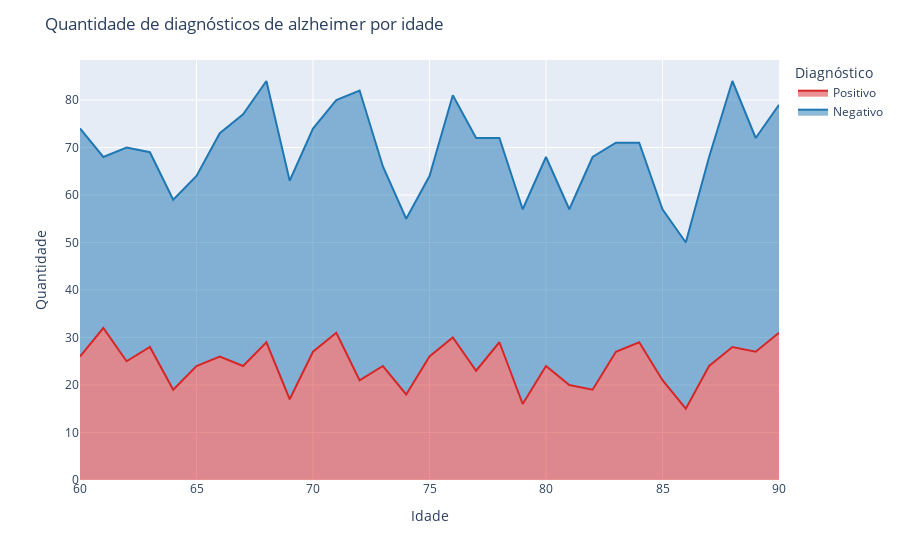

Notebook cell for this chart:
### Code cell
df2 = df.groupby(['Age', 'Diagnosis']).size().reset_index().replace(
    {"Diagnosis": {0: "Negativo", 1: "Positivo"}}
).rename(columns={0: "Quantidade"})
fig = px.area(
    df2,
    x="Age", 
    y="Quantidade", 
    color="Diagnosis",
    category_orders={"Diagnosis": ["Positivo", "Negativo"]},
    labels={"Diagnosis": "Diagnóstico"},
    color_discrete_sequence=["#d62728", "#1f77b4"],
)
fig.update_layout(
    xaxis_title="Idade",
    title="Quantidade de diagnósticos de alzheimer por idade",
    hovermode="x"
)
fig.show()

### Figure 1 — Plotly figure (JSON) as saved in the notebook; plotly's stock layout.template omitted (floating-point values rounded to 4 significant figures)
{"data": [{"fillpattern": {"shape": ""}, "hovertemplate": "Diagnóstico=Positivo<br>Age=%{x}<br>Quantidade=%{y}<extra></extra>", "legendgroup": "Positivo", "line": {"color": "#d62728"}, "marker": {"symbol": "circle"}, "mode": "lines", "name": "Positivo", "orientation": "v", "showlegend": true, "stackgroup": "1", "type": "scatter", "x": [60, 61, 62, 63, 64, 65, 66, 67, 68, 69, 70, 71, 72, 73, 74, 75, 76, 77, 78, 79, 80, 81, 82, 83, 84, 85, 86, 87, 88, 89, 90], "xaxis": "x", "y": [26, 32, 25, 28, 19, 24, 26, 24, 29, 17, 27, 31, 21, 24, 18, 26, 30, 23, 29, 16, 24, 20, 19, 27, 29, 21, 15, 24, 28, 27, 31], "yaxis": "y"}, {"fillpattern": {"shape": ""}, "hovertemplate": "Diagnóstico=Negativo<br>Age=%{x}<br>Quantidade=%{y}<extra></extra>", "legendgroup": "Negativo", "line": {"color": "#1f77b4"}, "marker": {"symbol": "circle"}, "mode": "lines", "name": "Negativo", "orientation": "v", "showlegend": true, "stackgroup": "1", "type": "scatter", "x": [60, 61, 62, 63, 64, 65, 66, 67, 68, 69, 70, 71, 72, 73, 74, 75, 76, 77, 78, 79, 80, 81, 82, 83, 84, 85, 86, 87, 88, 89, 90], "xaxis": "x", "y": [48, 36, 45, 41, 40, 40, 47, 53, 55, 46, 47, 49, 61, 42, 37, 38, 51, 49, 43, 41, 44, 37, 49, 44, 42, 36, 35, 44, 56, 45, 48], "yaxis": "y"}], "layout": {"hovermode": "x", "legend": {"title": {"text": "Diagnóstico"}, "tracegroupgap": 0}, "margin": {"t": 60}, "title": {"text": "Quantidade de diagnósticos de alzheimer por idade"}, "xaxis": {"anchor": "y", "domain": [0, 1], "title": {"text": "Idade"}}, "yaxis": {"anchor": "x", "domain": [0, 1], "title": {"text": "Quantidade"}}}}
